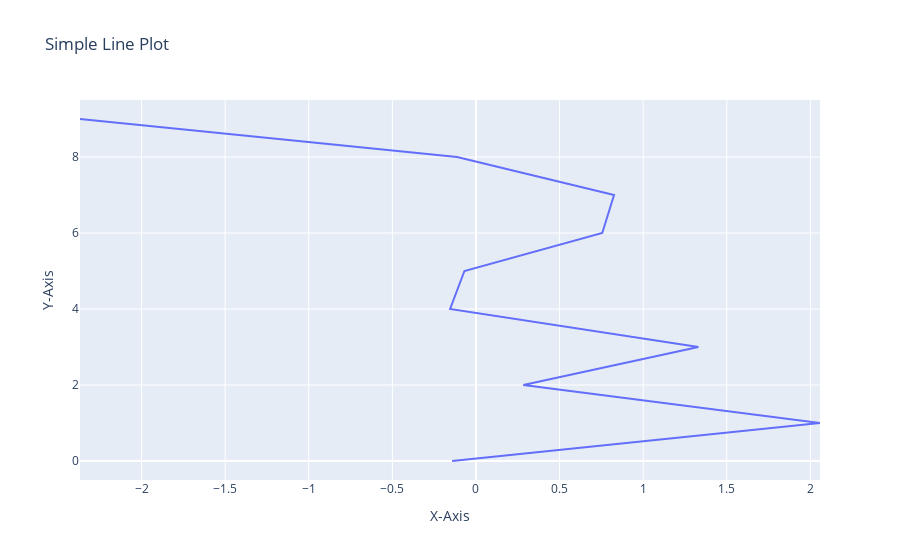

Write notebook code for a chart like this one.
### Markdown cell above
---
#### 19. Using Plotly, create a basic line plot of a randomly generated dataset, label the axes, and set the title as 'Simple Line Plot'.

### Code cell
np.random.seed(99)
arr1 = np.arange(10)
arr2 = np.random.randn(10)

px.line(arr1,arr2,title='Simple Line Plot').update_layout(
    xaxis_title="X-Axis", yaxis_title="Y-Axis"
)

### Figure 1 — Plotly figure (JSON) as saved in the notebook; plotly's stock layout.template omitted (floating-point values rounded to 4 significant figures)
{"data": [{"hovertemplate": "x=%{x}<br>index=%{y}<extra></extra>", "legendgroup": "", "line": {"color": "#636efa", "dash": "solid"}, "marker": {"symbol": "circle"}, "mode": "lines", "name": "", "orientation": "h", "showlegend": false, "type": "scatter", "x": [-0.1424, 2.057, 0.2833, 1.33, -0.1546, -0.06903, 0.7552, 0.8256, -0.1131, -2.368], "xaxis": "x", "y": [0, 1, 2, 3, 4, 5, 6, 7, 8, 9], "yaxis": "y"}], "layout": {"legend": {"tracegroupgap": 0}, "title": {"text": "Simple Line Plot"}, "xaxis": {"anchor": "y", "domain": [0, 1], "title": {"text": "X-Axis"}}, "yaxis": {"anchor": "x", "domain": [0, 1], "title": {"text": "Y-Axis"}}}}
